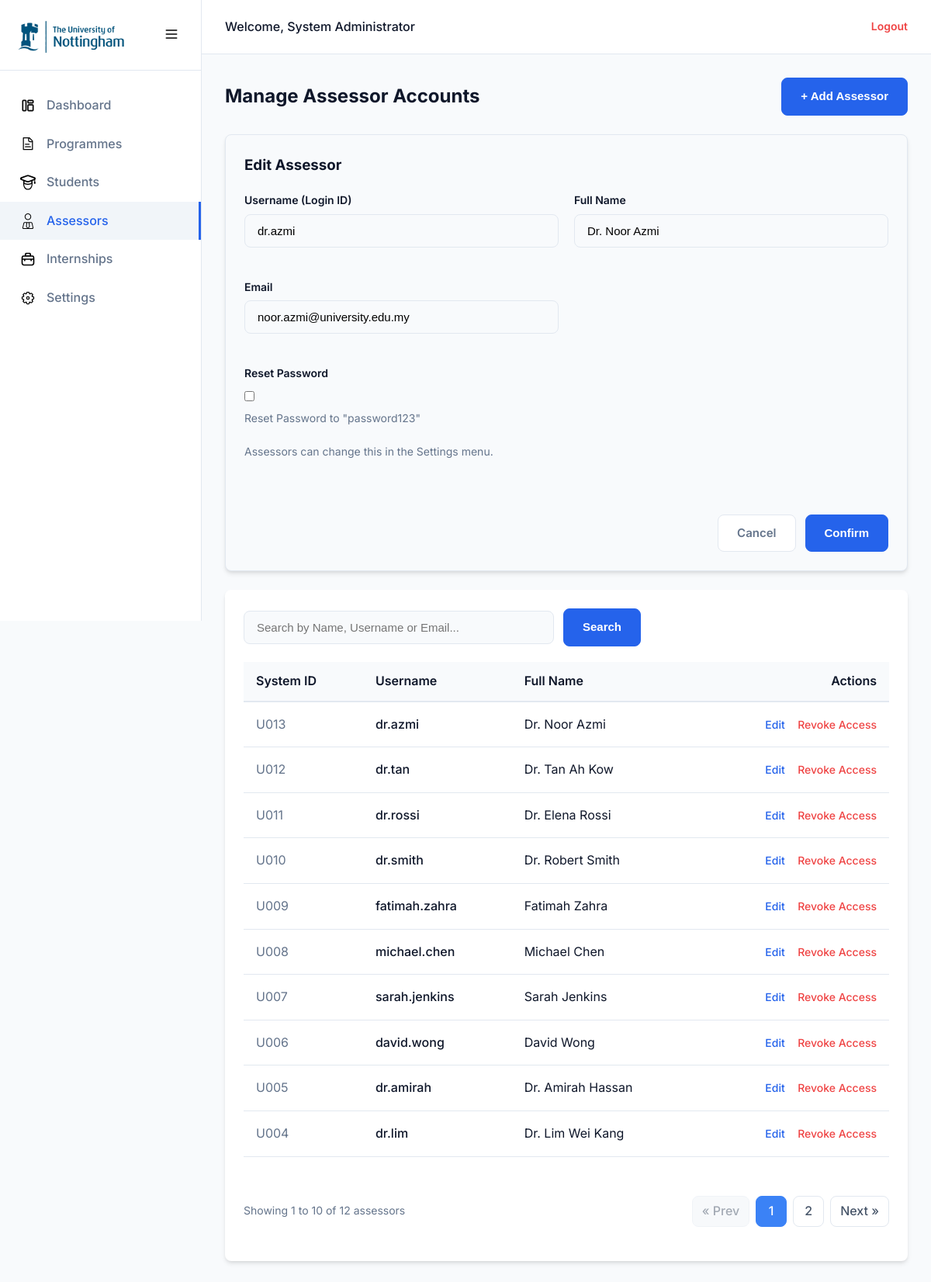
Screenshot of /admin/assessors.php?edit_id=13 (signed in) with the database file from the repository.
### tables this page shows
CREATE TABLE `user` (
  `user_id` int(11) NOT NULL,
  `username` varchar(100) NOT NULL,
  `email` varchar(255) NOT NULL,
  `password` varchar(255) NOT NULL,
  `fullname` varchar(255) NOT NULL,
  `role` enum('admin','industry_supervisor','lecturer') NOT NULL
);

### includes/functions.php (called while the page is built, shortened)
<?php
    function get_user($conn, $user_id) {
        $sql = "SELECT * FROM user WHERE user_id = ?";
        $stmt = $conn->prepare($sql);
        $stmt->bind_param("i", $user_id);
        $stmt->execute();
        $result = $stmt->get_result();
        $user = $result->fetch_assoc();
        return $user ?: false;
    }
    function get_assessors_paged($conn, $limit, $offset, $search = "") {
        $sql = "SELECT user_id, username, fullname, role, email FROM user WHERE (role='industry_supervisor' OR role='lecturer')";
        $sql .= " ORDER BY user_id DESC LIMIT ? OFFSET ?";
        $stmt = $conn->prepare($sql);
        if (!empty($search)) {
            $searchTerm = "%$search%";
            $stmt->bind_param("sssii", $searchTerm, $searchTerm, $searchTerm, $limit, $offset);
        } else {
            $stmt->bind_param("ii", $limit, $offset);
        }
        $stmt->execute();
        $result = $stmt->get_result();
        return $result;
    }
    function count_assessors($conn, $search = "") {
        $sql = "SELECT COUNT(*) as total FROM user WHERE (role='industry_supervisor' OR role='lecturer')";
        $stmt = $conn->prepare($sql);
        $stmt->execute();
        $result = $stmt->get_result()->fetch_assoc();
        return $result['total'];
    }
?>

### admin/assessors.php (the view, shortened to what this page needs)
<?php
    include '../config/db.php';
    include '../includes/functions.php';
    $errors = [];
    $edit_mode = false;
    $edit_username = $edit_fullname = $edit_email = "";
    $action = $_POST['action'] ?? '';
    $search = trim($_GET['search'] ?? '');
    $limit  = 10;
    $page   = (int) ($_GET['page'] ?? 1);
    $total_assessors = count_assessors($conn, $search);
    $total_pages     = ceil($total_assessors / $limit);
    $offset = ($page - 1) * $limit;
    if(isset($_GET['edit_id'])) {
        $edit_id = (int) $_GET['edit_id'];
        if ($edit_id === $_SESSION['user_id']) {
            $errors[] = "You cannot edit your own account here.";
        } else {
            $target_user = get_user($conn, $edit_id);
            if (!$target_user) {
                $errors[] = "User not found.";
            } elseif ($target_user['role'] === 'admin') {
                $errors[] = "Admin accounts cannot be edited from this page.";
            } else {
                $edit_mode = true;
                $edit_username = $_POST['username'] ?? $target_user['username'];
                $edit_fullname = $_POST['fullname'] ?? $target_user['fullname'];
                $edit_email    = $_POST['email']    ?? $target_user['email'];
            }
        }
    }
    $result = get_assessors_paged($conn, $limit, $offset, $search);
?>
<!DOCTYPE html>
<html lang="en">
<head>
    <link rel="stylesheet" href="../assets/css/style.css">
</head>
<body>
    <div class="app-container">
        <?php include '../components/sidebar.php'; ?>
        <main class="main-content">
             <?php include '../components/header.php'; ?>
            <div class="content-area">
                <div class="page-header">
                    <h1 class="page-title">Manage Assessor Accounts</h1>
                    <button class="btn btn-primary btn-auto" onclick="document.getElementById('addForm').style.display='block'">+ Add Assessor</button>
                </div>
                <div class="card collapse-form" style="display:<?= ($edit_mode || ($action === 'edit' && !empty($errors))) ? 'block' : 'none' ?>;" id="editForm">
                    <h3 class="mb-20">Edit Assessor</h3>
                    <form action="" method="post" class="form-grid" novalidate>
                        <div class="form-group">
                            <label for="username_edit">Username (Login ID)</label>
                            <input type="text" name="username" id="username_edit" class="form-control" value="<?= htmlspecialchars($edit_username) ?>" required>
                        </div>
                        <div class="form-group">
                            <label for="fullname_edit">Full Name</label>
                            <input type="text" name="fullname" id="fullname_edit" class="form-control" value="<?= htmlspecialchars($edit_fullname) ?>" required>
                        </div>
                        <div class="form-group">
                            <label for="email_edit">Email</label>
                            <input type="email" name="email" id="email_edit" class="form-control" value="<?= htmlspecialchars($edit_email) ?>" required>
                        </div>
                        <div class="form-group form-span-2">
                            <label for="reset_password_edit">Reset Password</label>
                            <input type="checkbox" name="reset_password" id="reset_password_edit">
                            <small class="card-description d-block mt-4">Reset Password to "password123"</small>
                            <small class="card-description d-block mt-4">Assessors can change this in the Settings menu.</small>
                        </div>
                        <div class="form-actions">
                            <a href="assessors.php" class="btn btn-secondary btn-auto">Cancel</a>
                            <button type="submit" class="btn btn-primary btn-auto">Confirm</button>
                        </div>
                    </form>
                </div>
                <div class="card">
                    <form action="" method="get" class="search-container">
                        <input type="text" name="search" class="form-control max-w-400"
                               placeholder="Search by Name, Username or Email..."
                               value="<?= htmlspecialchars($search) ?>">
                        <button type="submit" class="btn btn-primary btn-auto">Search</button>
                    </form>
                    <div class="table-responsive">
                        <table class="irms-table">
                            <thead>
                                <tr class="table-header-row">
                                    <th class="table-header-cell">System ID</th>
                                    <th class="table-header-cell">Username</th>
                                    <th class="table-header-cell">Full Name</th>
                                    <th class="table-header-cell text-right">Actions</th>
                                </tr>
                            </thead>
                            <tbody>
                                <?php if ($result && $result->num_rows > 0): ?>
                                    <?php while ($row = $result->fetch_assoc()): ?>
                                        <tr class="table-body-row">
                                            <td class="table-cell-muted">U<?= sprintf("%03d", $row['user_id']) ?></td>
                                            <td class="table-cell-medium"><?= htmlspecialchars($row['username']) ?></td>
                                            <td class="table-cell"><?= htmlspecialchars($row['fullname']) ?></td>
                                            <td class="table-actions-cell">
                                                <a href="?edit_id=<?= $row['user_id'] ?>" class="action-edit">Edit</a>
                                                <form action="" method="post" style="display:inline;">
                                                    <button type="submit" class="btn-link-reset action-revoke" onclick="return confirm('Are you sure you want to revoke access for this assessor? This action cannot be undone.')">Revoke Access</button>
                                                </form>
                                            </td>
                                        </tr>
                                    <?php endwhile; ?>
                                <?php else: ?>
                                    <tr class="table-body-row">
                                        <td colspan="4" class="table-cell text-center">No assessor accounts found.</td>
                                    </tr>
                                <?php endif; ?>
                            </tbody>
                        </table>
                    </div>
                    <?php if ($total_pages > 1): ?>
                        <div class="pagination">
                            <div class="pagination-info">
                                Showing <?= $offset + 1 ?> to <?= min($offset + $limit, $total_assessors) ?> of <?= $total_assessors ?> assessors
                            </div>
                            <a href="?page=<?= $page - 1 ?>&search=<?= urlencode($search) ?>"
                               class="pagination-item <?= ($page <= 1) ? 'disabled' : '' ?>"
                               <?= ($page <= 1) ? 'onclick="return false;"' : '' ?>>
                                &laquo; Prev
                            </a>
                            <?php for ($i = 1; $i <= $total_pages; $i++): ?>
                                <a href="?page=<?= $i ?>&search=<?= urlencode($search) ?>"
                                   class="pagination-item <?= ($i === $page) ? 'active' : '' ?>">
                                    <?= $i ?>
                                </a>
                            <?php endfor; ?>
                            <a href="?page=<?= $page + 1 ?>&search=<?= urlencode($search) ?>"
                               class="pagination-item <?= ($page >= $total_pages) ? 'disabled' : '' ?>"
                               <?= ($page >= $total_pages) ? 'onclick="return false;"' : '' ?>>
                                Next &raquo;
                            </a>
                        </div>
                    <?php endif; ?>
                </div>
            </div>
        </main>
    </div>
</body>
</html>

### rows the page displays
user: username "dr.azmi", fullname "Dr. Noor Azmi", email "noor.azmi@university.edu.my", user_id "013"
user: user_id "012", username "dr.tan", fullname "Dr. Tan Ah Kow"
user: user_id "011", username "dr.rossi", fullname "Dr. Elena Rossi"
user: user_id "010", username "dr.smith", fullname "Dr. Robert Smith"
user: user_id "009", username "fatimah.zahra", fullname "Fatimah Zahra"
user: user_id "008", username "michael.chen", fullname "Michael Chen"
user: user_id "007", username "sarah.jenkins", fullname "Sarah Jenkins"
user: user_id "006", username "david.wong", fullname "David Wong"
user: user_id "005", username "dr.amirah", fullname "Dr. Amirah Hassan"
user: user_id "004", username "dr.lim", fullname "Dr. Lim Wei Kang"

### other values shown
$_SESSION['fullname'] "System Administrator"
$offset + 1 "1"
min($offset + $limit, $total_assessors) "10"
$total_assessors "12"
